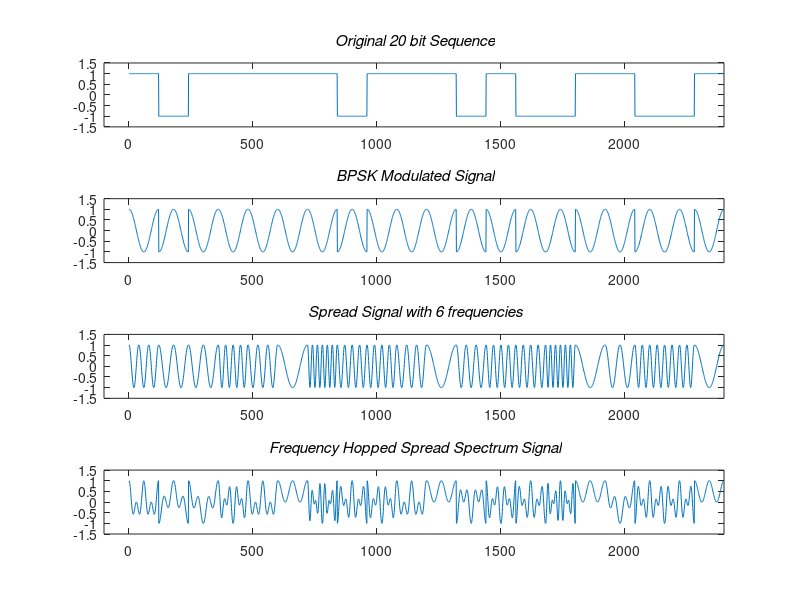
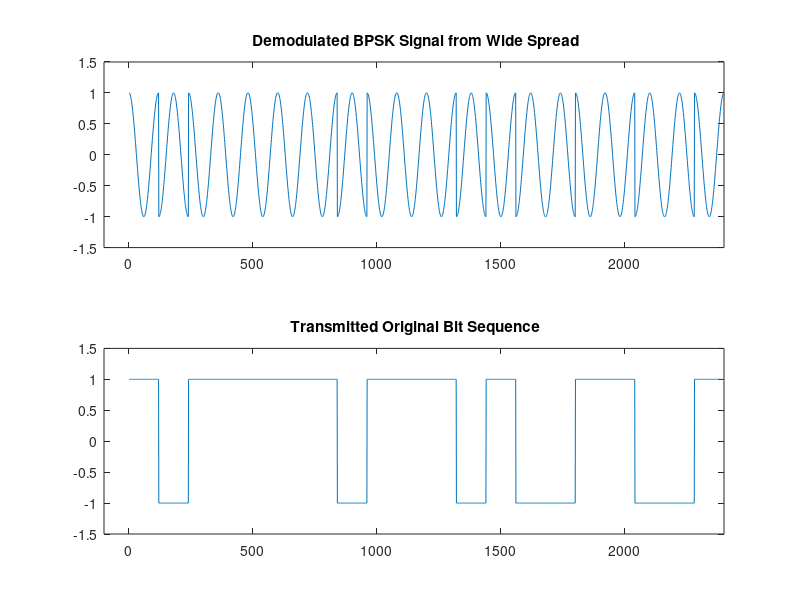

Reproduce these figures in MATLAB, in order.
clc
clear

% Generation of Sample bits
sequence=round(rand(1,20));    % Generating 20 bits
input_signal=[];                 % input signal declaration                
carrier_signal=[];               % carrier signal declaration  
time=[0:2*pi/119:2*pi];          % Number of samples - Creating a vector of 120 total values including end point [0:0.052:6.28]  


for k = 1 :20
    if sequence(1,k)==0
        sig=-ones(1,120);    % -1 value for binary input 0
    else
        sig=ones(1,120);     % +1 value for binary input 1
    end
    c=cos(time);             % Carrier frequency is calculated.  
    carrier_signal = [carrier_signal c];  %signal that is generated which will transmitted with input signal
    input_signal = [input_signal sig];    %Original signal to be transmitted
end



figure(1)
subplot(4,1,1);               
plot(input_signal);    % Plotting input signal
axis([-100 2400 -1.5 1.5]);   
title('\bf\it Original 20 bit Sequence');

% BPSK Modulation of the signal
bpsk_mod_signal=input_signal.*carrier_signal;   % Modulating the signal
subplot(4,1,2);   
plot(bpsk_mod_signal);  %Plotting BPSK Modulated signal
axis([-100 2400 -1.5 1.5]);
title('\bf\it BPSK Modulated Signal');

% Preparation of 6 new carrier frequencies
%6 frequencies are randomly selected by the PN sequence generator
time1=[0:2*pi/9:2*pi];  %[0:0.698:6.28]
time2=[0:2*pi/19:2*pi]; %[0:0.331:6.28]
time3=[0:2*pi/29:2*pi]; %[0:0.217:6.28]
time4=[0:2*pi/39:2*pi]; %[0:0.161:6.28]
time5=[0:2*pi/59:2*pi]; %[0:0.106:6.28]
time6=[0:2*pi/119:2*pi];%[0:0.052:6.28]
carrier1=cos(time1);
carrier1=[carrier1 carrier1 carrier1 carrier1 carrier1 carrier1 carrier1 carrier1 carrier1 carrier1 carrier1 carrier1];
carrier2=cos(time2);
carrier2=[carrier2 carrier2 carrier2 carrier2 carrier2 carrier2];
carrier3=cos(time3);
carrier3=[carrier3 carrier3 carrier3 carrier3];
carrier4=cos(time4);
carrier4=[carrier4 carrier4 carrier4];
carrier5=cos(time5);
carrier5=[carrier5 carrier5];
carrier6=cos(time6);

% Random frequency hopps to form a spread signal
spread_signal=[];
for n=1:20
    c=randi([1 6],1,1);     %6 frequencies are randomly are selected by the PN generator
    switch(c)
        case(1)
            spread_signal=[spread_signal carrier1];
        case(2)
            spread_signal=[spread_signal carrier2];
        case(3)
            spread_signal=[spread_signal carrier3];
        case(4)
            spread_signal=[spread_signal carrier4];
        case(5)        
            spread_signal=[spread_signal carrier5];
        case(6)
            spread_signal=[spread_signal carrier6];
    end
end
subplot(4,1,3)
plot([1:2400],spread_signal);
axis([-100 2400 -1.5 1.5]);
title('\bf\it Spread Signal with 6 frequencies');

% Spreading BPSK Signal
freq_hopped_sig=bpsk_mod_signal.*spread_signal;    %This is the signal which is being finallay transmitted
subplot(4,1,4)
plot([1:2400],freq_hopped_sig);
axis([-100 2400 -1.5 1.5]);
title('\bf\it Frequency Hopped Spread Spectrum Signal');      

% Demodulation of BPSK Signal
bpsk_demodulated=freq_hopped_sig./spread_signal;        %The received signal is FFH demodualted
figure(2)
subplot(2,1,1)
plot([1:2400],bpsk_demodulated);
axis([-100 2400 -1.5 1.5]);
title('\bf Demodulated BPSK Signal from Wide Spread');

original_BPSK_signal=bpsk_demodulated./carrier_signal;     %FFH demodulated signal is data demodulated by means of BPSK Signal 
subplot(2,1,2)
plot([1:2400],original_BPSK_signal);
axis([-100 2400 -1.5 1.5]);
title('\bf Transmitted Original Bit Sequence');